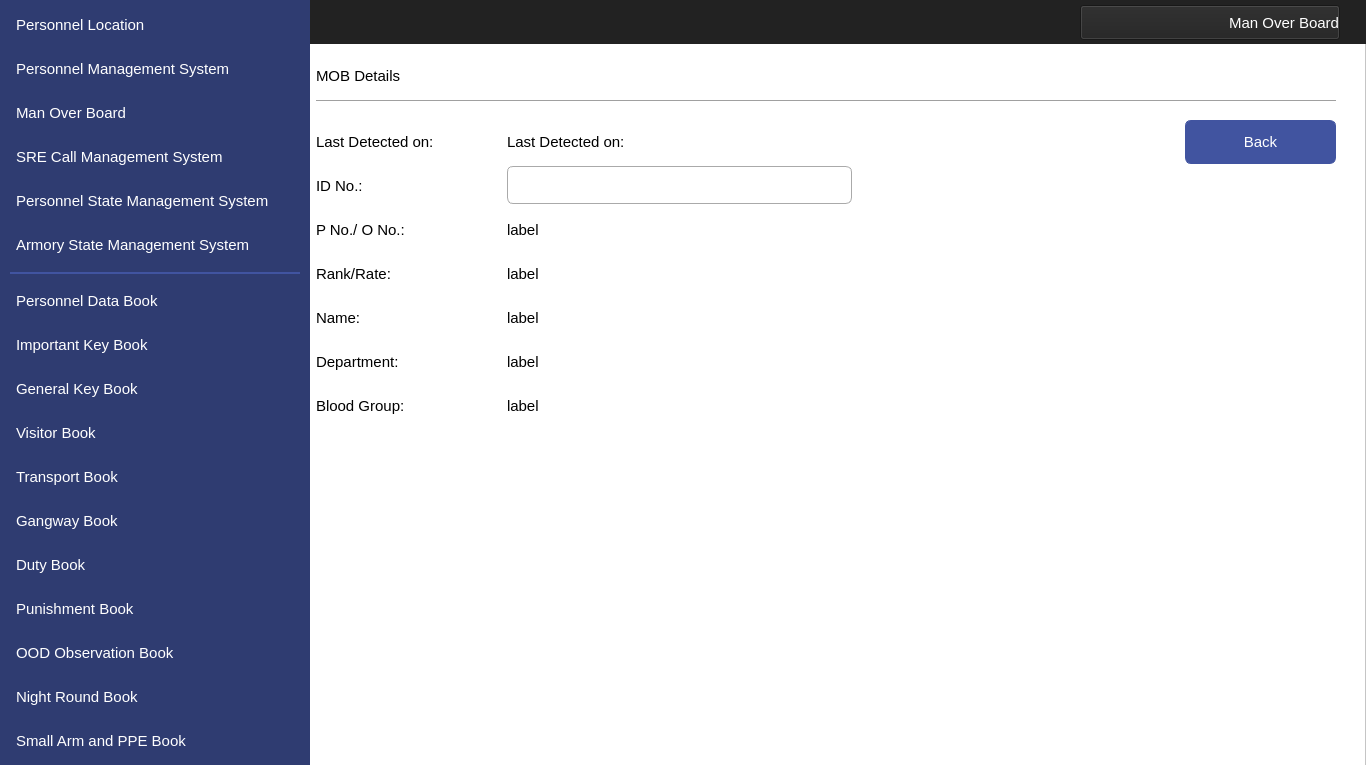
<?xml version="1.0" encoding="UTF-8"?>
<ui version="4.0">
 <class>MainWindow</class>
 <widget class="QMainWindow" name="MainWindow">
  <property name="geometry">
   <rect>
    <x>0</x>
    <y>0</y>
    <width>1366</width>
    <height>765</height>
   </rect>
  </property>
  <property name="windowTitle">
   <string>MainWindow</string>
  </property>
  <widget class="QWidget" name="centralwidget">
   <widget class="QFrame" name="frame">
    <property name="geometry">
     <rect>
      <x>0</x>
      <y>0</y>
      <width>1366</width>
      <height>768</height>
     </rect>
    </property>
    <property name="styleSheet">
     <string notr="true">background-color: #ffffff</string>
    </property>
    <property name="frameShape">
     <enum>QFrame::StyledPanel</enum>
    </property>
    <property name="frameShadow">
     <enum>QFrame::Raised</enum>
    </property>
    <widget class="QLabel" name="label">
     <property name="geometry">
      <rect>
       <x>0</x>
       <y>0</y>
       <width>310</width>
       <height>768</height>
      </rect>
     </property>
     <property name="styleSheet">
      <string notr="true">background-image: url(null);
background-color:#2F3C71;</string>
     </property>
     <property name="text">
      <string/>
     </property>
    </widget>
    <widget class="QLabel" name="label_2">
     <property name="geometry">
      <rect>
       <x>0</x>
       <y>0</y>
       <width>1366</width>
       <height>44</height>
      </rect>
     </property>
     <property name="styleSheet">
      <string notr="true">background-image: url(null);
background-color:#222222;</string>
     </property>
     <property name="text">
      <string/>
     </property>
    </widget>
    <widget class="QPushButton" name="navViewPunishment">
     <property name="geometry">
      <rect>
       <x>10</x>
       <y>587</y>
       <width>290</width>
       <height>44</height>
      </rect>
     </property>
     <property name="font">
      <font>
       <family>Segoe UI</family>
       <pointsize>11</pointsize>
      </font>
     </property>
     <property name="cursor">
      <cursorShape>PointingHandCursor</cursorShape>
     </property>
     <property name="styleSheet">
      <string notr="true">QPushButton 
{
    text-align: left;
    color: #ffffff;
    background-color:#2F3C71;
    border-width: 1px;
    border-color: #2F3C71;
    border-style: solid;
    border-radius: 6;
    padding: 3px;
    font-size: 11pt;
    padding-left: 5px;
    padding-right: 5px;
    min-width: 40px;
}

QPushButton:hover
{
    background-color:#4154A0;
}


QPushButton:pressed
{
    background-color: #384889;
 	border-width: 3px;
    border-color: #5C70BC;
    border-style: solid;
    border-radius: 6;

}</string>
     </property>
     <property name="text">
      <string>Punishment Book</string>
     </property>
     <property name="icon">
      <iconset resource="../IconResource.qrc">
       <normaloff>:/images/punishment.png</normaloff>:/images/punishment.png</iconset>
     </property>
     <property name="iconSize">
      <size>
       <width>25</width>
       <height>25</height>
      </size>
     </property>
     <property name="flat">
      <bool>false</bool>
     </property>
    </widget>
    <widget class="QPushButton" name="navViewImpKey">
     <property name="geometry">
      <rect>
       <x>10</x>
       <y>323</y>
       <width>290</width>
       <height>44</height>
      </rect>
     </property>
     <property name="font">
      <font>
       <family>Segoe UI</family>
       <pointsize>11</pointsize>
      </font>
     </property>
     <property name="cursor">
      <cursorShape>PointingHandCursor</cursorShape>
     </property>
     <property name="styleSheet">
      <string notr="true">QPushButton 
{
    text-align: left;
    color: #ffffff;
    background-color:#2F3C71;
    border-width: 1px;
    border-color: #2F3C71;
    border-style: solid;
    border-radius: 6;
    padding: 3px;
    font-size: 11pt;
    padding-left: 5px;
    padding-right: 5px;
    min-width: 40px;
}

QPushButton:hover
{
    background-color:#4154A0;
}
QPushButton:pressed
{
    background-color: #384889;
 	border-width: 3px;
    border-color: #5C70BC;
    border-style: solid;
    border-radius: 6;

}</string>
     </property>
     <property name="text">
      <string>Important Key Book</string>
     </property>
     <property name="icon">
      <iconset resource="../IconResource.qrc">
       <normaloff>:/images/impKey.png</normaloff>:/images/impKey.png</iconset>
     </property>
     <property name="iconSize">
      <size>
       <width>25</width>
       <height>25</height>
      </size>
     </property>
     <property name="flat">
      <bool>false</bool>
     </property>
    </widget>
    <widget class="QPushButton" name="navViewGenKey">
     <property name="geometry">
      <rect>
       <x>10</x>
       <y>367</y>
       <width>290</width>
       <height>44</height>
      </rect>
     </property>
     <property name="font">
      <font>
       <family>Segoe UI</family>
       <pointsize>11</pointsize>
      </font>
     </property>
     <property name="cursor">
      <cursorShape>PointingHandCursor</cursorShape>
     </property>
     <property name="styleSheet">
      <string notr="true">QPushButton 
{
    text-align: left;
    color: #ffffff;
    background-color:#2F3C71;
    border-width: 1px;
    border-color: #2F3C71;
    border-style: solid;
    border-radius: 6;
    padding: 3px;
    font-size: 11pt;
    padding-left: 5px;
    padding-right: 5px;
    min-width: 40px;
}

QPushButton:hover
{
    background-color:#4154A0;
}

QPushButton:pressed
{
    background-color: #384889;
 	border-width: 3px;
    border-color: #5C70BC;
    border-style: solid;
    border-radius: 6;

}</string>
     </property>
     <property name="text">
      <string>General Key Book</string>
     </property>
     <property name="icon">
      <iconset resource="../IconResource.qrc">
       <normaloff>:/images/genKey.png</normaloff>:/images/genKey.png</iconset>
     </property>
     <property name="iconSize">
      <size>
       <width>25</width>
       <height>25</height>
      </size>
     </property>
     <property name="flat">
      <bool>false</bool>
     </property>
    </widget>
    <widget class="QPushButton" name="navViewVisitor">
     <property name="geometry">
      <rect>
       <x>10</x>
       <y>411</y>
       <width>290</width>
       <height>44</height>
      </rect>
     </property>
     <property name="font">
      <font>
       <family>Segoe UI</family>
       <pointsize>11</pointsize>
      </font>
     </property>
     <property name="cursor">
      <cursorShape>PointingHandCursor</cursorShape>
     </property>
     <property name="styleSheet">
      <string notr="true">QPushButton 
{
    text-align: left;
    color: #ffffff;
    background-color:#2F3C71;
    border-width: 1px;
    border-color: #2F3C71;
    border-style: solid;
    border-radius: 6;
    padding: 3px;
    font-size: 11pt;
    padding-left: 5px;
    padding-right: 5px;
    min-width: 40px;
}

QPushButton:hover
{
    background-color:#4154A0;
}

QPushButton:pressed
{
    background-color: #384889;
 	border-width: 3px;
    border-color: #5C70BC;
    border-style: solid;
    border-radius: 6;
}</string>
     </property>
     <property name="text">
      <string>Visitor Book</string>
     </property>
     <property name="icon">
      <iconset resource="../IconResource.qrc">
       <normaloff>:/images/visitor.png</normaloff>:/images/visitor.png</iconset>
     </property>
     <property name="iconSize">
      <size>
       <width>25</width>
       <height>25</height>
      </size>
     </property>
     <property name="flat">
      <bool>false</bool>
     </property>
    </widget>
    <widget class="QPushButton" name="navViewTransport">
     <property name="geometry">
      <rect>
       <x>10</x>
       <y>455</y>
       <width>290</width>
       <height>44</height>
      </rect>
     </property>
     <property name="font">
      <font>
       <family>Segoe UI</family>
       <pointsize>11</pointsize>
      </font>
     </property>
     <property name="cursor">
      <cursorShape>PointingHandCursor</cursorShape>
     </property>
     <property name="styleSheet">
      <string notr="true">QPushButton 
{
    text-align: left;
    color: #ffffff;
    background-color:#2F3C71;
    border-width: 1px;
    border-color: #2F3C71;
    border-style: solid;
    border-radius: 6;
    padding: 3px;
    font-size: 11pt;
    padding-left: 5px;
    padding-right: 5px;
    min-width: 40px;
}

QPushButton:hover
{
    background-color:#4154A0;
}
QPushButton:pressed
{
    background-color: #384889;
 	border-width: 3px;
    border-color: #5C70BC;
    border-style: solid;
    border-radius: 6;

}</string>
     </property>
     <property name="text">
      <string>Transport Book</string>
     </property>
     <property name="icon">
      <iconset resource="../IconResource.qrc">
       <normaloff>:/images/transport.png</normaloff>:/images/transport.png</iconset>
     </property>
     <property name="iconSize">
      <size>
       <width>25</width>
       <height>25</height>
      </size>
     </property>
     <property name="flat">
      <bool>false</bool>
     </property>
    </widget>
    <widget class="QPushButton" name="navViewGangway">
     <property name="geometry">
      <rect>
       <x>10</x>
       <y>499</y>
       <width>290</width>
       <height>44</height>
      </rect>
     </property>
     <property name="font">
      <font>
       <family>Segoe UI</family>
       <pointsize>11</pointsize>
      </font>
     </property>
     <property name="cursor">
      <cursorShape>PointingHandCursor</cursorShape>
     </property>
     <property name="styleSheet">
      <string notr="true">QPushButton 
{
    text-align: left;
    color: #ffffff;
    background-color:#2F3C71;
    border-width: 1px;
    border-color: #2F3C71;
    border-style: solid;
    border-radius: 6;
    padding: 3px;
    font-size: 11pt;
    padding-left: 5px;
    padding-right: 5px;
    min-width: 40px;
}

QPushButton:hover
{
    background-color:#4154A0;
}
QPushButton:pressed
{
    background-color: #384889;
 	border-width: 3px;
    border-color: #5C70BC;
    border-style: solid;
    border-radius: 6;

}</string>
     </property>
     <property name="text">
      <string>Gangway Book</string>
     </property>
     <property name="icon">
      <iconset resource="../IconResource.qrc">
       <normaloff>:/images/gangway.png</normaloff>:/images/gangway.png</iconset>
     </property>
     <property name="iconSize">
      <size>
       <width>25</width>
       <height>25</height>
      </size>
     </property>
     <property name="flat">
      <bool>false</bool>
     </property>
    </widget>
    <widget class="QPushButton" name="navViewDuty">
     <property name="geometry">
      <rect>
       <x>10</x>
       <y>543</y>
       <width>290</width>
       <height>44</height>
      </rect>
     </property>
     <property name="font">
      <font>
       <family>Segoe UI</family>
       <pointsize>11</pointsize>
      </font>
     </property>
     <property name="cursor">
      <cursorShape>PointingHandCursor</cursorShape>
     </property>
     <property name="styleSheet">
      <string notr="true">QPushButton 
{
    text-align: left;
    color: #ffffff;
    background-color:#2F3C71;
    border-width: 1px;
    border-color: #2F3C71;
    border-style: solid;
    border-radius: 6;
    padding: 3px;
    font-size: 11pt;
    padding-left: 5px;
    padding-right: 5px;
    min-width: 40px;
}

QPushButton:hover
{
    background-color:#4154A0;
}
QPushButton:pressed
{
    background-color: #384889;
 	border-width: 3px;
    border-color: #5C70BC;
    border-style: solid;
    border-radius: 6;

}</string>
     </property>
     <property name="text">
      <string>Duty Book</string>
     </property>
     <property name="icon">
      <iconset resource="../IconResource.qrc">
       <normaloff>:/images/duty.png</normaloff>:/images/duty.png</iconset>
     </property>
     <property name="iconSize">
      <size>
       <width>25</width>
       <height>25</height>
      </size>
     </property>
     <property name="flat">
      <bool>false</bool>
     </property>
    </widget>
    <widget class="QPushButton" name="navViewNight">
     <property name="geometry">
      <rect>
       <x>10</x>
       <y>675</y>
       <width>290</width>
       <height>44</height>
      </rect>
     </property>
     <property name="font">
      <font>
       <family>Segoe UI</family>
       <pointsize>11</pointsize>
      </font>
     </property>
     <property name="cursor">
      <cursorShape>PointingHandCursor</cursorShape>
     </property>
     <property name="styleSheet">
      <string notr="true">QPushButton 
{
    text-align: left;
    color: #ffffff;
    background-color:#2F3C71;
    border-width: 1px;
    border-color: #2F3C71;
    border-style: solid;
    border-radius: 6;
    padding: 3px;
    font-size: 11pt;
    padding-left: 5px;
    padding-right: 5px;
    min-width: 40px;
}

QPushButton:hover
{
    background-color:#4154A0;
}
QPushButton:pressed
{
    background-color: #384889;
 	border-width: 3px;
    border-color: #5C70BC;
    border-style: solid;
    border-radius: 6;

}</string>
     </property>
     <property name="text">
      <string>Night Round Book</string>
     </property>
     <property name="icon">
      <iconset resource="../IconResource.qrc">
       <normaloff>:/images/night.png</normaloff>:/images/night.png</iconset>
     </property>
     <property name="iconSize">
      <size>
       <width>25</width>
       <height>25</height>
      </size>
     </property>
     <property name="flat">
      <bool>false</bool>
     </property>
    </widget>
    <widget class="QLabel" name="label_4">
     <property name="geometry">
      <rect>
       <x>10</x>
       <y>272</y>
       <width>290</width>
       <height>2</height>
      </rect>
     </property>
     <property name="styleSheet">
      <string notr="true">background-color:#4154A0;</string>
     </property>
     <property name="text">
      <string/>
     </property>
    </widget>
    <widget class="QPushButton" name="navViewMOB">
     <property name="geometry">
      <rect>
       <x>10</x>
       <y>91</y>
       <width>290</width>
       <height>44</height>
      </rect>
     </property>
     <property name="font">
      <font>
       <family>Segoe UI</family>
       <pointsize>11</pointsize>
      </font>
     </property>
     <property name="cursor">
      <cursorShape>PointingHandCursor</cursorShape>
     </property>
     <property name="styleSheet">
      <string notr="true">QPushButton 
{
    text-align: left;
    color: #ffffff;
    background-color:#2F3C71;
    border-width: 1px;
    border-color: #2F3C71;
    border-style: solid;
    border-radius: 6;
    padding: 3px;
    font-size: 11pt;
    padding-left: 5px;
    padding-right: 5px;
    min-width: 40px;
}

QPushButton:active
{
    background-color:#4154A0;
}
QPushButton:hover
{
    background-color:#4154A0;
}
QPushButton:pressed
{
    background-color: #384889;
 	border-width: 3px;
    border-color: #5C70BC;
    border-style: solid;
    border-radius: 6;

}</string>
     </property>
     <property name="text">
      <string>Man Over Board</string>
     </property>
     <property name="icon">
      <iconset resource="../IconResource.qrc">
       <normaloff>:/images/mob.png</normaloff>:/images/mob.png</iconset>
     </property>
     <property name="iconSize">
      <size>
       <width>32</width>
       <height>32</height>
      </size>
     </property>
     <property name="flat">
      <bool>false</bool>
     </property>
    </widget>
    <widget class="QPushButton" name="navViewLocation">
     <property name="geometry">
      <rect>
       <x>10</x>
       <y>3</y>
       <width>290</width>
       <height>44</height>
      </rect>
     </property>
     <property name="font">
      <font>
       <family>Segoe UI</family>
       <pointsize>11</pointsize>
      </font>
     </property>
     <property name="cursor">
      <cursorShape>PointingHandCursor</cursorShape>
     </property>
     <property name="styleSheet">
      <string notr="true">QPushButton 
{
    text-align: left;
    color: #ffffff;
    background-color:#2F3C71;
    border-width: 1px;
    border-color: #2F3C71;
    border-style: solid;
    border-radius: 6;
    padding: 3px;
    font-size: 11pt;
    padding-left: 5px;
    padding-right: 5px;
    min-width: 40px;
}

QPushButton:hover
{
    background-color:#4154A0;
}
QPushButton:pressed
{
    background-color: #384889;
 	border-width: 3px;
    border-color: #5C70BC;
    border-style: solid;
    border-radius: 6;

}</string>
     </property>
     <property name="text">
      <string>Personnel Location</string>
     </property>
     <property name="icon">
      <iconset resource="../IconResource.qrc">
       <normaloff>:/images/locate.png</normaloff>:/images/locate.png</iconset>
     </property>
     <property name="iconSize">
      <size>
       <width>25</width>
       <height>25</height>
      </size>
     </property>
     <property name="flat">
      <bool>false</bool>
     </property>
    </widget>
    <widget class="QPushButton" name="navViewManagement">
     <property name="geometry">
      <rect>
       <x>10</x>
       <y>47</y>
       <width>290</width>
       <height>44</height>
      </rect>
     </property>
     <property name="font">
      <font>
       <family>Segoe UI</family>
       <pointsize>11</pointsize>
      </font>
     </property>
     <property name="cursor">
      <cursorShape>PointingHandCursor</cursorShape>
     </property>
     <property name="styleSheet">
      <string notr="true">QPushButton 
{
    text-align: left;
    color: #ffffff;
    background-color:#2F3C71;
    border-width: 1px;
    border-color: #2F3C71;
    border-style: solid;
    border-radius: 6;
    padding: 3px;
    font-size: 11pt;
    padding-left: 5px;
    padding-right: 5px;
    min-width: 40px;
}

QPushButton:hover
{
    background-color:#4154A0;
}
QPushButton:pressed
{
    background-color: #384889;
 	border-width: 3px;
    border-color: #5C70BC;
    border-style: solid;
    border-radius: 6;

}</string>
     </property>
     <property name="text">
      <string>Personnel Management System</string>
     </property>
     <property name="icon">
      <iconset resource="../IconResource.qrc">
       <normaloff>:/images/personnel.png</normaloff>:/images/personnel.png</iconset>
     </property>
     <property name="iconSize">
      <size>
       <width>32</width>
       <height>32</height>
      </size>
     </property>
     <property name="flat">
      <bool>false</bool>
     </property>
    </widget>
    <widget class="QPushButton" name="navViewPPE">
     <property name="geometry">
      <rect>
       <x>10</x>
       <y>719</y>
       <width>290</width>
       <height>44</height>
      </rect>
     </property>
     <property name="font">
      <font>
       <family>Segoe UI</family>
       <pointsize>11</pointsize>
      </font>
     </property>
     <property name="cursor">
      <cursorShape>PointingHandCursor</cursorShape>
     </property>
     <property name="styleSheet">
      <string notr="true">QPushButton 
{
    text-align: left;
    color: #ffffff;
    background-color:#2F3C71;
    border-width: 1px;
    border-color: #2F3C71;
    border-style: solid;
    border-radius: 6;
    padding: 3px;
    font-size: 11pt;
    padding-left: 5px;
    padding-right: 5px;
    min-width: 40px;
}

QPushButton:hover
{
    background-color:#4154A0;
}
QPushButton:pressed
{
    background-color: #384889;
 	border-width: 3px;
    border-color: #5C70BC;
    border-style: solid;
    border-radius: 6;

}</string>
     </property>
     <property name="text">
      <string>Small Arm and PPE Book</string>
     </property>
     <property name="icon">
      <iconset resource="../IconResource.qrc">
       <normaloff>:/images/armPPE.png</normaloff>:/images/armPPE.png</iconset>
     </property>
     <property name="iconSize">
      <size>
       <width>25</width>
       <height>25</height>
      </size>
     </property>
     <property name="flat">
      <bool>false</bool>
     </property>
    </widget>
    <widget class="QPushButton" name="navViewOOD">
     <property name="geometry">
      <rect>
       <x>10</x>
       <y>631</y>
       <width>290</width>
       <height>44</height>
      </rect>
     </property>
     <property name="font">
      <font>
       <family>Segoe UI</family>
       <pointsize>11</pointsize>
      </font>
     </property>
     <property name="cursor">
      <cursorShape>PointingHandCursor</cursorShape>
     </property>
     <property name="styleSheet">
      <string notr="true">QPushButton 
{
    text-align: left;
    color: #ffffff;
    background-color:#2F3C71;
    border-width: 1px;
    border-color: #2F3C71;
    border-style: solid;
    border-radius: 6;
    padding: 3px;
    font-size: 11pt;
    padding-left: 5px;
    padding-right: 5px;
    min-width: 40px;
}

QPushButton:hover
{
    background-color:#4154A0;
}
QPushButton:pressed
{
    background-color: #384889;
 	border-width: 3px;
    border-color: #5C70BC;
    border-style: solid;
    border-radius: 6;

}</string>
     </property>
     <property name="text">
      <string>OOD Observation Book</string>
     </property>
     <property name="icon">
      <iconset resource="../IconResource.qrc">
       <normaloff>:/images/oodObserve.png</normaloff>:/images/oodObserve.png</iconset>
     </property>
     <property name="iconSize">
      <size>
       <width>25</width>
       <height>25</height>
      </size>
     </property>
     <property name="flat">
      <bool>false</bool>
     </property>
    </widget>
    <widget class="QPushButton" name="navViewCMS">
     <property name="geometry">
      <rect>
       <x>10</x>
       <y>135</y>
       <width>290</width>
       <height>44</height>
      </rect>
     </property>
     <property name="font">
      <font>
       <family>Segoe UI</family>
       <pointsize>11</pointsize>
      </font>
     </property>
     <property name="cursor">
      <cursorShape>PointingHandCursor</cursorShape>
     </property>
     <property name="styleSheet">
      <string notr="true">QPushButton 
{
    text-align: left;
    color: #ffffff;
    background-color:#2F3C71;
    border-width: 1px;
    border-color: #2F3C71;
    border-style: solid;
    border-radius: 6;
    padding: 3px;
    font-size: 11pt;
    padding-left: 5px;
    padding-right: 5px;
    min-width: 40px;
}

QPushButton:hover
{
    background-color:#4154A0;
}
QPushButton:pressed
{
    background-color: #384889;
 	border-width: 3px;
    border-color: #5C70BC;
    border-style: solid;
    border-radius: 6;

}</string>
     </property>
     <property name="text">
      <string>SRE Call Management System</string>
     </property>
     <property name="icon">
      <iconset resource="../IconResource.qrc">
       <normaloff>:/images/sreCall.png</normaloff>:/images/sreCall.png</iconset>
     </property>
     <property name="iconSize">
      <size>
       <width>25</width>
       <height>25</height>
      </size>
     </property>
     <property name="flat">
      <bool>false</bool>
     </property>
    </widget>
    <widget class="QPushButton" name="pushButton">
     <property name="enabled">
      <bool>true</bool>
     </property>
     <property name="geometry">
      <rect>
       <x>1080</x>
       <y>5</y>
       <width>260</width>
       <height>35</height>
      </rect>
     </property>
     <property name="font">
      <font>
       <family>Segoe UI</family>
       <pointsize>11</pointsize>
      </font>
     </property>
     <property name="styleSheet">
      <string notr="true"> text-align: right;
    color: #ffffff;
    background-color:#222222;</string>
     </property>
     <property name="text">
      <string>Man Over Board</string>
     </property>
     <property name="icon">
      <iconset resource="../IconResource.qrc">
       <normaloff>:/images/mob.png</normaloff>:/images/mob.png</iconset>
     </property>
     <property name="iconSize">
      <size>
       <width>32</width>
       <height>32</height>
      </size>
     </property>
    </widget>
    <widget class="QPushButton" name="pushButton_2">
     <property name="enabled">
      <bool>true</bool>
     </property>
     <property name="geometry">
      <rect>
       <x>316</x>
       <y>680</y>
       <width>100</width>
       <height>80</height>
      </rect>
     </property>
     <property name="styleSheet">
      <string notr="true"> border:1px solid #fff;
    border-radius:4px;
    outline:none;</string>
     </property>
     <property name="text">
      <string/>
     </property>
     <property name="icon">
      <iconset resource="../IconResource.qrc">
       <normaloff>:/images/logoMTIP.png</normaloff>:/images/logoMTIP.png</iconset>
     </property>
     <property name="iconSize">
      <size>
       <width>200</width>
       <height>200</height>
      </size>
     </property>
    </widget>
    <widget class="QPushButton" name="navViewPersonnel">
     <property name="geometry">
      <rect>
       <x>10</x>
       <y>279</y>
       <width>290</width>
       <height>44</height>
      </rect>
     </property>
     <property name="font">
      <font>
       <family>Segoe UI</family>
       <pointsize>11</pointsize>
      </font>
     </property>
     <property name="cursor">
      <cursorShape>PointingHandCursor</cursorShape>
     </property>
     <property name="styleSheet">
      <string notr="true">QPushButton 
{
    text-align: left;
    color: #ffffff;
    background-color:#2F3C71;
    border-width: 1px;
    border-color: #2F3C71;
    border-style: solid;
    border-radius: 6;
    padding: 3px;
    font-size: 11pt;
    padding-left: 5px;
    padding-right: 5px;
    min-width: 40px;
}

QPushButton:hover
{
    background-color:#4154A0;
}

QPushButton:pressed
{
    background-color: #384889;
 	border-width: 3px;
    border-color: #5C70BC;
    border-style: solid;
    border-radius: 6;

}</string>
     </property>
     <property name="text">
      <string>Personnel Data Book</string>
     </property>
     <property name="icon">
      <iconset resource="../IconResource.qrc">
       <normaloff>:/images/personnelData.png</normaloff>:/images/personnelData.png</iconset>
     </property>
     <property name="iconSize">
      <size>
       <width>25</width>
       <height>25</height>
      </size>
     </property>
     <property name="flat">
      <bool>false</bool>
     </property>
    </widget>
    <widget class="QPushButton" name="navViewStatePersonnel">
     <property name="geometry">
      <rect>
       <x>10</x>
       <y>179</y>
       <width>290</width>
       <height>44</height>
      </rect>
     </property>
     <property name="font">
      <font>
       <family>Segoe UI</family>
       <pointsize>11</pointsize>
      </font>
     </property>
     <property name="cursor">
      <cursorShape>PointingHandCursor</cursorShape>
     </property>
     <property name="styleSheet">
      <string notr="true">QPushButton 
{
    text-align: left;
    color: #ffffff;
    background-color:#2F3C71;
    border-width: 1px;
    border-color: #2F3C71;
    border-style: solid;
    border-radius: 6;
    padding: 3px;
    font-size: 11pt;
    padding-left: 5px;
    padding-right: 5px;
    min-width: 40px;
}

QPushButton:hover
{
    background-color:#4154A0;
}
QPushButton:pressed
{
    background-color: #384889;
 	border-width: 3px;
    border-color: #5C70BC;
    border-style: solid;
    border-radius: 6;

}</string>
     </property>
     <property name="text">
      <string>Personnel State Management System</string>
     </property>
     <property name="icon">
      <iconset resource="../IconResource.qrc">
       <normaloff>:/images/armoryState.png</normaloff>:/images/armoryState.png</iconset>
     </property>
     <property name="iconSize">
      <size>
       <width>25</width>
       <height>25</height>
      </size>
     </property>
     <property name="flat">
      <bool>false</bool>
     </property>
    </widget>
    <widget class="QPushButton" name="navMOB">
     <property name="geometry">
      <rect>
       <x>1185</x>
       <y>120</y>
       <width>151</width>
       <height>44</height>
      </rect>
     </property>
     <property name="font">
      <font>
       <family>Segoe UI</family>
       <pointsize>11</pointsize>
      </font>
     </property>
     <property name="cursor">
      <cursorShape>PointingHandCursor</cursorShape>
     </property>
     <property name="styleSheet">
      <string notr="true">QPushButton
{
    color: #ffffff;
    background-color:#4154A0;
    border-width: 1px;
    border-color: #4154A0;
    border-style: solid;
    border-radius: 6;
    padding: 3px;
    font-size: 11pt;
    padding-left: 5px;
    padding-right: 5px;
    min-width: 40px;
}

QPushButton:hover
{
    background-color:#384889
}
QPushButton:pressed
{
    background-color: #384889;
 	border-width: 3px;
    border-color: #5C70BC;
    border-style: solid;
    border-radius: 6;

}</string>
     </property>
     <property name="text">
      <string>Back</string>
     </property>
     <property name="icon">
      <iconset resource="../IconResource.qrc">
       <normaloff>:/images/back.png</normaloff>:/images/back.png</iconset>
     </property>
     <property name="iconSize">
      <size>
       <width>25</width>
       <height>25</height>
      </size>
     </property>
    </widget>
    <widget class="QPushButton" name="navViewStateArmory">
     <property name="geometry">
      <rect>
       <x>10</x>
       <y>223</y>
       <width>290</width>
       <height>44</height>
      </rect>
     </property>
     <property name="font">
      <font>
       <family>Segoe UI</family>
       <pointsize>11</pointsize>
      </font>
     </property>
     <property name="cursor">
      <cursorShape>PointingHandCursor</cursorShape>
     </property>
     <property name="styleSheet">
      <string notr="true">QPushButton 
{
    text-align: left;
    color: #ffffff;
    background-color:#2F3C71;
    border-width: 1px;
    border-color: #2F3C71;
    border-style: solid;
    border-radius: 6;
    padding: 3px;
    font-size: 11pt;
    padding-left: 5px;
    padding-right: 5px;
    min-width: 40px;
}

QPushButton:hover
{
    background-color:#4154A0;
}
QPushButton:pressed
{
    background-color: #384889;
 	border-width: 3px;
    border-color: #5C70BC;
    border-style: solid;
    border-radius: 6;

}</string>
     </property>
     <property name="text">
      <string>Armory State Management System</string>
     </property>
     <property name="icon">
      <iconset resource="../IconResource.qrc">
       <normaloff>:/images/armory.png</normaloff>:/images/armory.png</iconset>
     </property>
     <property name="iconSize">
      <size>
       <width>25</width>
       <height>25</height>
      </size>
     </property>
     <property name="flat">
      <bool>false</bool>
     </property>
    </widget>
    <widget class="QLabel" name="label_11">
     <property name="geometry">
      <rect>
       <x>316</x>
       <y>252</y>
       <width>191</width>
       <height>44</height>
      </rect>
     </property>
     <property name="font">
      <font>
       <family>Segoe UI</family>
       <pointsize>11</pointsize>
      </font>
     </property>
     <property name="layoutDirection">
      <enum>Qt::LeftToRight</enum>
     </property>
     <property name="styleSheet">
      <string notr="true">color: #000000;
background-color:#ffffff;
font-size: 11pt</string>
     </property>
     <property name="text">
      <string>Rank/Rate:</string>
     </property>
     <property name="alignment">
      <set>Qt::AlignLeading|Qt::AlignLeft|Qt::AlignVCenter</set>
     </property>
    </widget>
    <widget class="QLabel" name="lblBGroup">
     <property name="geometry">
      <rect>
       <x>507</x>
       <y>384</y>
       <width>191</width>
       <height>44</height>
      </rect>
     </property>
     <property name="font">
      <font>
       <family>Segoe UI</family>
       <pointsize>11</pointsize>
      </font>
     </property>
     <property name="layoutDirection">
      <enum>Qt::LeftToRight</enum>
     </property>
     <property name="styleSheet">
      <string notr="true">color: #000000;
background-color:#ffffff;
font-size: 11pt</string>
     </property>
     <property name="text">
      <string>label</string>
     </property>
     <property name="alignment">
      <set>Qt::AlignLeading|Qt::AlignLeft|Qt::AlignVCenter</set>
     </property>
    </widget>
    <widget class="QLabel" name="label_12">
     <property name="geometry">
      <rect>
       <x>316</x>
       <y>296</y>
       <width>191</width>
       <height>44</height>
      </rect>
     </property>
     <property name="font">
      <font>
       <family>Segoe UI</family>
       <pointsize>11</pointsize>
      </font>
     </property>
     <property name="layoutDirection">
      <enum>Qt::LeftToRight</enum>
     </property>
     <property name="styleSheet">
      <string notr="true">color: #000000;
background-color:#ffffff;
font-size: 11pt</string>
     </property>
     <property name="text">
      <string>Name:</string>
     </property>
     <property name="alignment">
      <set>Qt::AlignLeading|Qt::AlignLeft|Qt::AlignVCenter</set>
     </property>
    </widget>
    <widget class="QLabel" name="label_15">
     <property name="geometry">
      <rect>
       <x>316</x>
       <y>384</y>
       <width>191</width>
       <height>44</height>
      </rect>
     </property>
     <property name="font">
      <font>
       <family>Segoe UI</family>
       <pointsize>11</pointsize>
      </font>
     </property>
     <property name="layoutDirection">
      <enum>Qt::LeftToRight</enum>
     </property>
     <property name="styleSheet">
      <string notr="true">color: #000000;
background-color:#ffffff;
font-size: 11pt</string>
     </property>
     <property name="text">
      <string>Blood Group:</string>
     </property>
     <property name="alignment">
      <set>Qt::AlignLeading|Qt::AlignLeft|Qt::AlignVCenter</set>
     </property>
    </widget>
    <widget class="QLabel" name="lblRank">
     <property name="geometry">
      <rect>
       <x>507</x>
       <y>252</y>
       <width>191</width>
       <height>44</height>
      </rect>
     </property>
     <property name="font">
      <font>
       <family>Segoe UI</family>
       <pointsize>11</pointsize>
      </font>
     </property>
     <property name="layoutDirection">
      <enum>Qt::LeftToRight</enum>
     </property>
     <property name="styleSheet">
      <string notr="true">color: #000000;
background-color:#ffffff;
font-size: 11pt</string>
     </property>
     <property name="text">
      <string>label</string>
     </property>
     <property name="alignment">
      <set>Qt::AlignLeading|Qt::AlignLeft|Qt::AlignVCenter</set>
     </property>
    </widget>
    <widget class="QLabel" name="label_9">
     <property name="geometry">
      <rect>
       <x>316</x>
       <y>164</y>
       <width>191</width>
       <height>44</height>
      </rect>
     </property>
     <property name="font">
      <font>
       <family>Segoe UI</family>
       <pointsize>11</pointsize>
      </font>
     </property>
     <property name="layoutDirection">
      <enum>Qt::LeftToRight</enum>
     </property>
     <property name="styleSheet">
      <string notr="true">color: #000000;
background-color:#ffffff;
font-size: 11pt</string>
     </property>
     <property name="text">
      <string>ID No.:</string>
     </property>
     <property name="alignment">
      <set>Qt::AlignLeading|Qt::AlignLeft|Qt::AlignVCenter</set>
     </property>
    </widget>
    <widget class="QLabel" name="lblDepartment">
     <property name="geometry">
      <rect>
       <x>507</x>
       <y>340</y>
       <width>191</width>
       <height>44</height>
      </rect>
     </property>
     <property name="font">
      <font>
       <family>Segoe UI</family>
       <pointsize>11</pointsize>
      </font>
     </property>
     <property name="layoutDirection">
      <enum>Qt::LeftToRight</enum>
     </property>
     <property name="styleSheet">
      <string notr="true">color: #000000;
background-color:#ffffff;
font-size: 11pt</string>
     </property>
     <property name="text">
      <string>label</string>
     </property>
     <property name="alignment">
      <set>Qt::AlignLeading|Qt::AlignLeft|Qt::AlignVCenter</set>
     </property>
    </widget>
    <widget class="QLabel" name="lblPNo">
     <property name="geometry">
      <rect>
       <x>507</x>
       <y>208</y>
       <width>191</width>
       <height>44</height>
      </rect>
     </property>
     <property name="font">
      <font>
       <family>Segoe UI</family>
       <pointsize>11</pointsize>
      </font>
     </property>
     <property name="layoutDirection">
      <enum>Qt::LeftToRight</enum>
     </property>
     <property name="styleSheet">
      <string notr="true">color: #000000;
background-color:#ffffff;
font-size: 11pt</string>
     </property>
     <property name="text">
      <string>label</string>
     </property>
     <property name="alignment">
      <set>Qt::AlignLeading|Qt::AlignLeft|Qt::AlignVCenter</set>
     </property>
    </widget>
    <widget class="QLabel" name="label_14">
     <property name="geometry">
      <rect>
       <x>316</x>
       <y>340</y>
       <width>191</width>
       <height>44</height>
      </rect>
     </property>
     <property name="font">
      <font>
       <family>Segoe UI</family>
       <pointsize>11</pointsize>
      </font>
     </property>
     <property name="layoutDirection">
      <enum>Qt::LeftToRight</enum>
     </property>
     <property name="styleSheet">
      <string notr="true">color: #000000;
background-color:#ffffff;
font-size: 11pt</string>
     </property>
     <property name="text">
      <string>Department:</string>
     </property>
     <property name="alignment">
      <set>Qt::AlignLeading|Qt::AlignLeft|Qt::AlignVCenter</set>
     </property>
    </widget>
    <widget class="QLabel" name="lblName">
     <property name="geometry">
      <rect>
       <x>507</x>
       <y>296</y>
       <width>191</width>
       <height>44</height>
      </rect>
     </property>
     <property name="font">
      <font>
       <family>Segoe UI</family>
       <pointsize>11</pointsize>
      </font>
     </property>
     <property name="layoutDirection">
      <enum>Qt::LeftToRight</enum>
     </property>
     <property name="styleSheet">
      <string notr="true">color: #000000;
background-color:#ffffff;
font-size: 11pt</string>
     </property>
     <property name="text">
      <string>label</string>
     </property>
     <property name="alignment">
      <set>Qt::AlignLeading|Qt::AlignLeft|Qt::AlignVCenter</set>
     </property>
    </widget>
    <widget class="QLabel" name="label_10">
     <property name="geometry">
      <rect>
       <x>316</x>
       <y>208</y>
       <width>191</width>
       <height>44</height>
      </rect>
     </property>
     <property name="font">
      <font>
       <family>Segoe UI</family>
       <pointsize>11</pointsize>
      </font>
     </property>
     <property name="layoutDirection">
      <enum>Qt::LeftToRight</enum>
     </property>
     <property name="styleSheet">
      <string notr="true">color: #000000;
background-color:#ffffff;
font-size: 11pt</string>
     </property>
     <property name="text">
      <string>P No./ O No.:</string>
     </property>
     <property name="alignment">
      <set>Qt::AlignLeading|Qt::AlignLeft|Qt::AlignVCenter</set>
     </property>
    </widget>
    <widget class="QComboBox" name="cboxIssuedName">
     <property name="geometry">
      <rect>
       <x>507</x>
       <y>166</y>
       <width>345</width>
       <height>38</height>
      </rect>
     </property>
     <property name="font">
      <font>
       <family>Segoe UI</family>
       <pointsize>11</pointsize>
       <kerning>true</kerning>
      </font>
     </property>
     <property name="cursor">
      <cursorShape>PointingHandCursor</cursorShape>
     </property>
     <property name="styleSheet">
      <string notr="true">QComboBox{ border-width: 1px;
 border-color: #aaa;
 border-style: solid;
border-radius:6; 
}

QComboBox::drop-down:button{
background-color:transparent;
}
QComboBox::down-arrow {
 
    image: url(C:/Users/home/Desktop/IndoorPoistionInterfaces/InterfaceIcons/dropDown.png);
    width: 25px;
    height: 9px;
}
QComboBox:hover{
	 border:1px solid #000;	
 	transition:.3s;
}
  QComboBox:focus{
    border-color:dodgerBlue;
    box-shadow:0 0 8px 0 dodgerBlue;
  }
</string>
     </property>
     <property name="frame">
      <bool>true</bool>
     </property>
    </widget>
    <zorder>label_2</zorder>
    <zorder>label</zorder>
    <zorder>navViewPunishment</zorder>
    <zorder>navViewImpKey</zorder>
    <zorder>navViewGenKey</zorder>
    <zorder>navViewVisitor</zorder>
    <zorder>navViewTransport</zorder>
    <zorder>navViewGangway</zorder>
    <zorder>navViewDuty</zorder>
    <zorder>navViewNight</zorder>
    <zorder>label_4</zorder>
    <zorder>navViewMOB</zorder>
    <zorder>navViewLocation</zorder>
    <zorder>navViewManagement</zorder>
    <zorder>navViewPPE</zorder>
    <zorder>navViewOOD</zorder>
    <zorder>navViewCMS</zorder>
    <zorder>pushButton</zorder>
    <zorder>pushButton_2</zorder>
    <zorder>navViewPersonnel</zorder>
    <zorder>navViewStatePersonnel</zorder>
    <zorder>navMOB</zorder>
    <zorder>navViewStateArmory</zorder>
    <zorder>label_11</zorder>
    <zorder>lblBGroup</zorder>
    <zorder>label_12</zorder>
    <zorder>label_15</zorder>
    <zorder>lblRank</zorder>
    <zorder>label_9</zorder>
    <zorder>lblDepartment</zorder>
    <zorder>lblPNo</zorder>
    <zorder>label_14</zorder>
    <zorder>lblName</zorder>
    <zorder>label_10</zorder>
    <zorder>cboxIssuedName</zorder>
   </widget>
   <widget class="QLabel" name="label_13">
    <property name="geometry">
     <rect>
      <x>316</x>
      <y>100</y>
      <width>1020</width>
      <height>1</height>
     </rect>
    </property>
    <property name="styleSheet">
     <string notr="true">background-color:#A0A0A0;</string>
    </property>
    <property name="text">
     <string/>
    </property>
   </widget>
   <widget class="QLabel" name="label_6">
    <property name="geometry">
     <rect>
      <x>316</x>
      <y>60</y>
      <width>221</width>
      <height>31</height>
     </rect>
    </property>
    <property name="font">
     <font>
      <family>Segoe UI</family>
      <pointsize>11</pointsize>
     </font>
    </property>
    <property name="layoutDirection">
     <enum>Qt::LeftToRight</enum>
    </property>
    <property name="styleSheet">
     <string notr="true">color: #000000;
background-color:#ffffff;
font-size: 11pt</string>
    </property>
    <property name="text">
     <string>MOB Details</string>
    </property>
    <property name="alignment">
     <set>Qt::AlignLeading|Qt::AlignLeft|Qt::AlignVCenter</set>
    </property>
   </widget>
   <widget class="QLabel" name="label_7">
    <property name="geometry">
     <rect>
      <x>316</x>
      <y>120</y>
      <width>191</width>
      <height>44</height>
     </rect>
    </property>
    <property name="font">
     <font>
      <family>Segoe UI</family>
      <pointsize>11</pointsize>
     </font>
    </property>
    <property name="layoutDirection">
     <enum>Qt::LeftToRight</enum>
    </property>
    <property name="styleSheet">
     <string notr="true">color: #000000;
background-color:#ffffff;
font-size: 11pt</string>
    </property>
    <property name="text">
     <string>Last Detected on:</string>
    </property>
    <property name="alignment">
     <set>Qt::AlignLeading|Qt::AlignLeft|Qt::AlignVCenter</set>
    </property>
   </widget>
   <widget class="QLabel" name="lblLastDetectedOn">
    <property name="geometry">
     <rect>
      <x>507</x>
      <y>120</y>
      <width>371</width>
      <height>44</height>
     </rect>
    </property>
    <property name="font">
     <font>
      <family>Segoe UI</family>
      <pointsize>11</pointsize>
     </font>
    </property>
    <property name="layoutDirection">
     <enum>Qt::LeftToRight</enum>
    </property>
    <property name="styleSheet">
     <string notr="true">color: #000000;
background-color:#ffffff;
font-size: 11pt</string>
    </property>
    <property name="text">
     <string>Last Detected on:</string>
    </property>
    <property name="alignment">
     <set>Qt::AlignLeading|Qt::AlignLeft|Qt::AlignVCenter</set>
    </property>
   </widget>
  </widget>
 </widget>
 <resources>
  <include location="../IconResource.qrc"/>
 </resources>
 <connections/>
</ui>
